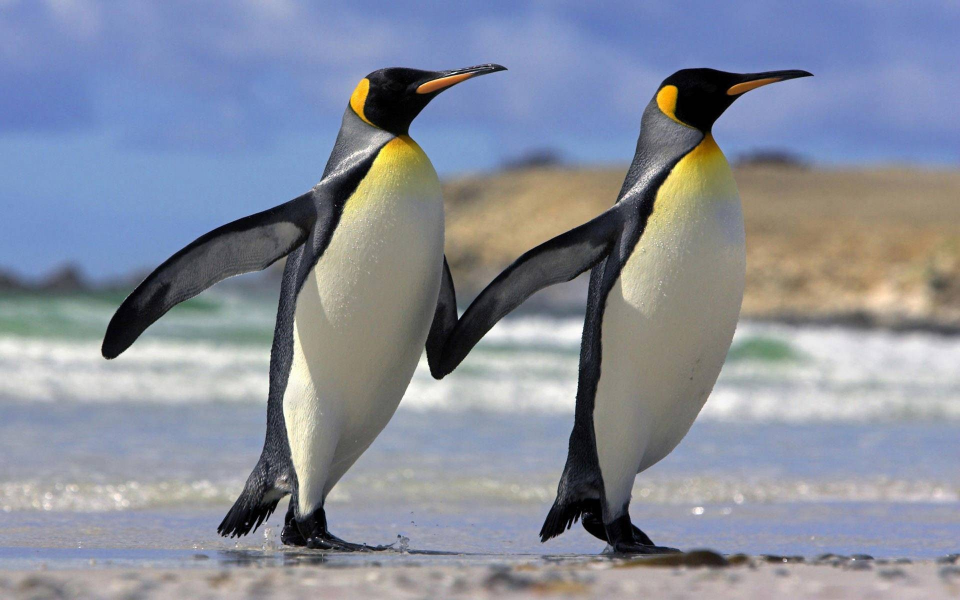
#> input picture pil_imaging_lib/penguenler/1.jpg, 1920 x 1200 px (shown at 1/2 size); its folder holds 3 pictures in this run
$ python 2_thumbnail_olustur.py
#> lines starting #> are read from the running program, lines starting #| are printed output that depends on the picture
# -*- coding: utf-8 -*-
#!/usr/bin/python
import os
import Image
klasor='penguenler'
kucukler='penguenler_onizleme'
if not os.path.exists(kucukler):
    os.mkdir(kucukler)
for i in os.listdir(klasor):
    resim_dosyasi=klasor+'/'+i
    res=Image.open(resim_dosyasi)
#> res is the input picture: PIL image 1920x1200 RGB; mean R, G, B 135.5, 141.5, 155.6
    res.thumbnail((100, 100))
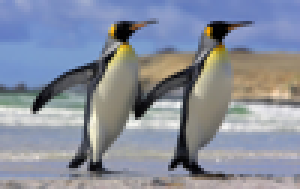
#> res: PIL image 100x63 RGB (shown 3 times larger); mean R, G, B 135.5, 141.5, 155.6
    res.save(kucukler+'/'+i)
#> pass 2 of the loop `for i in os.listdir(klasor):`:
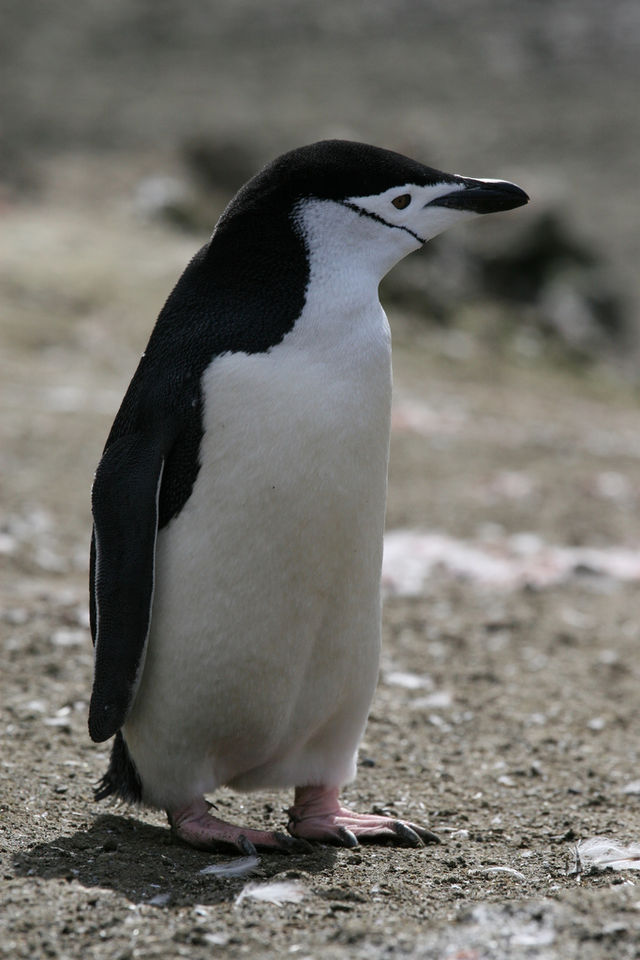
#> input picture pil_imaging_lib/penguenler/2.jpg, 640 x 960 px
#> res is the input picture: PIL image 640x960 RGB; mean R, G, B 111.2, 109.7, 104.2
#> `res.thumbnail((100, 100))`:
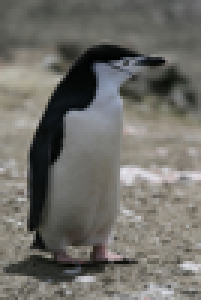
#> res: PIL image 67x100 RGB (shown 3 times larger); mean R, G, B 111.3, 109.7, 104.2
#> pass 3 of the loop `for i in os.listdir(klasor):`:
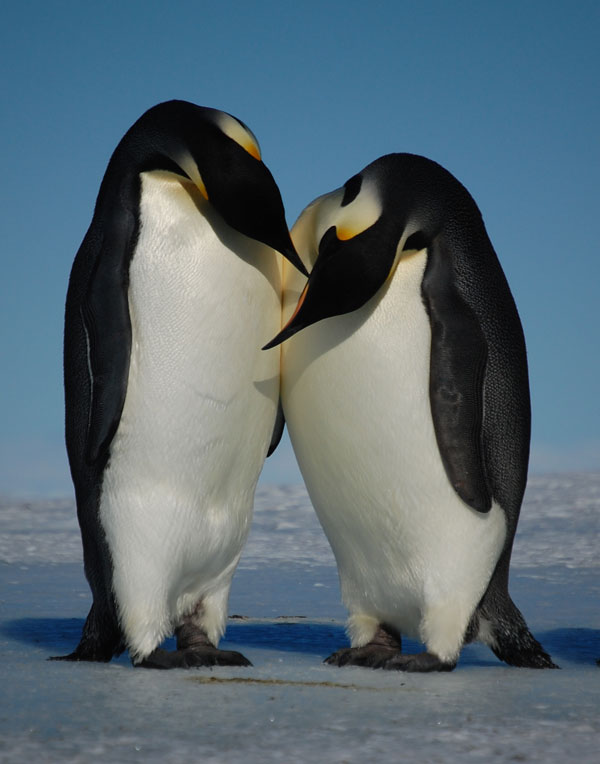
#> input picture pil_imaging_lib/penguenler/3.jpg, 600 x 764 px
#> res is the input picture: PIL image 600x764 RGB; mean R, G, B 89, 106.7, 116.1
#> `res.thumbnail((100, 100))`:
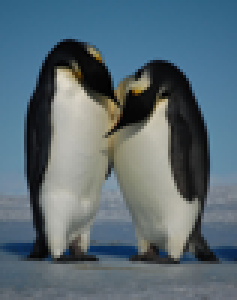
#> res: PIL image 79x100 RGB (shown 3 times larger); mean R, G, B 88.9, 106.6, 116.1
